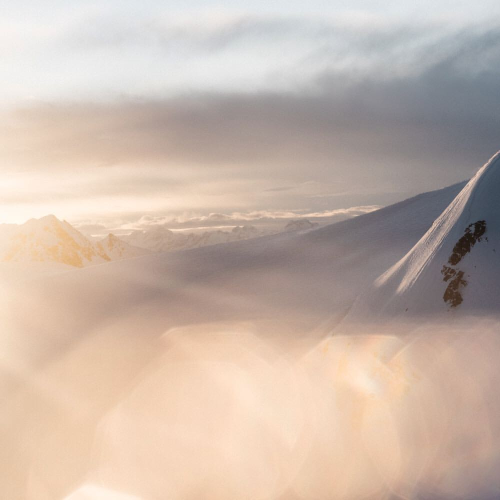
#> input picture images/sub_100_calm/2016-01-05_01-21-47_UTC.jpg, 1000 x 1000 px (shown at 1/2 size); its folder holds only this picture in this run
$ python -i helpersCV.py   (imports and definitions only)
#> lines starting #> are read from the running program, lines starting #| are printed output that depends on the picture
#> further down, picture is the input picture: shape (1000, 1000, 3); mean B, G, R 170.7, 182.8, 200.9
import cv2 as cv
import numpy as np
import matplotlib.pyplot as plt
from sklearn.cluster import MiniBatchKMeans
from glob import glob
import os
# Emotion dictionary
ed = {'happy' : 0, 'sad' : 1, 'fear' : 2, 'calm' : 3}
###             Loading and displaying functions

def load_images(path):
    return [cv.resize(cv.cvtColor(cv.imread(file), cv.COLOR_BGR2RGB),(200,200)) for file in glob("{0}/*.jpg".format(path))]

# return a random img from a set of images
def get_random_image(set_of_images):
    return set_of_images[np.random.randint(1, len(set_of_images))]

# Display image source, target and transfer with titles t1, t2, t3
# [56 lines left out: functions display_images, extract_palette, get_mean_and_std, color_transfer, not called in this run]


#Change the opacity of the img by the value (between 0 and 1 )
def change_opacity(img, value):
    return cv.addWeighted(img, value, img, 0, 0)


###              Contrast, colorfulness and brightness related functions


#Takes a RGB image and return its average contrast
# [83 lines left out: functions extract_contrast, adjust_contrast, extract_colorfulness, adjust_colorfulness, extract_luminance, adjust_luminance and 1 more, not called in this run]

def equalize_hsv(image):
    H, S, V = cv.split(cv.cvtColor(image, cv.COLOR_BGR2HSV))
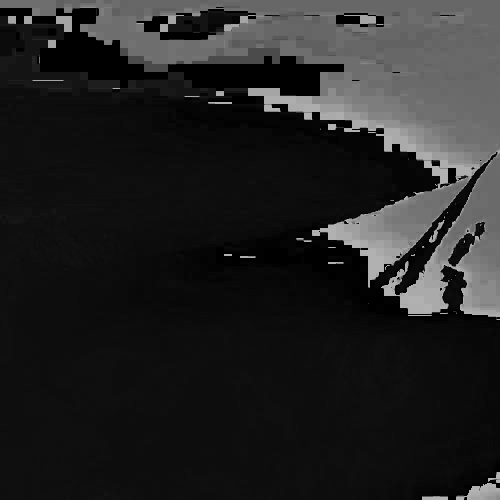
#> H: shape (1000, 1000) (shown at 1/2 size); min 0, max 179, mean 35.6
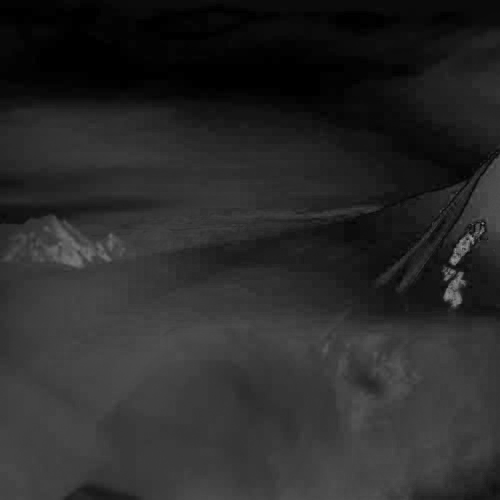
#> S: shape (1000, 1000) (shown at 1/2 size); min 0, max 194, mean 41.2
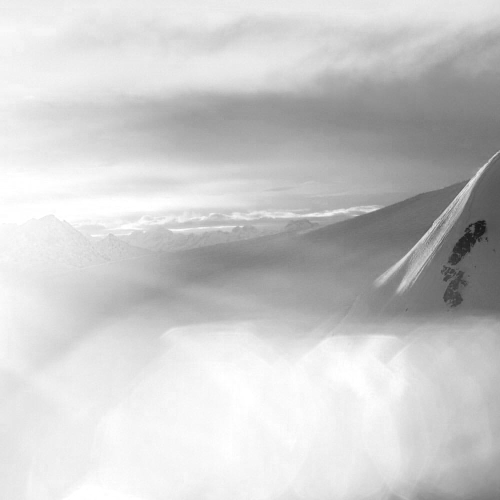
#> V: shape (1000, 1000) (shown at 1/2 size); min 14, max 255, mean 202.6
    eq_V = cv.equalizeHist(V)
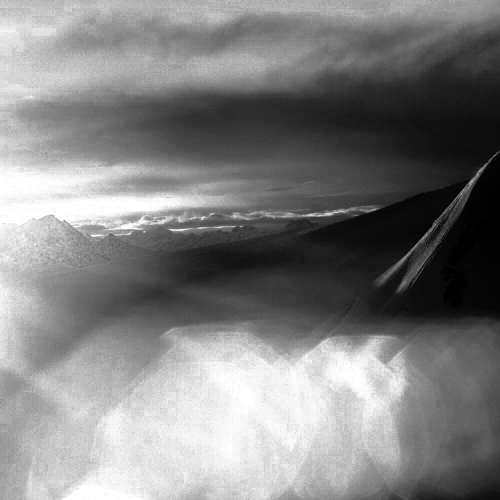
#> eq_V: shape (1000, 1000) (shown at 1/2 size); min 0, max 255, mean 128.7
    eq_image = cv.merge([H, S, eq_V])
#> eq_image: shape (1000, 1000, 3); mean H, S, V 35.6, 41.2, 128.7
    return cv.cvtColor(eq_image, cv.COLOR_HSV2BGR)
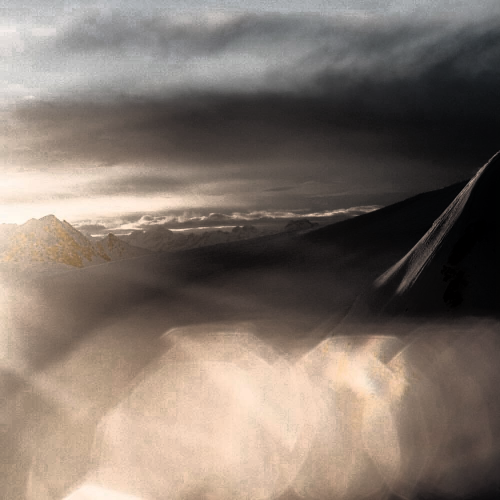
#> returned value: shape (1000, 1000, 3) (shown at 1/2 size); mean B, G, R 106.2, 115.6, 128.1


# From a list of images, extract a final palette of num_of_colors colors, a avg contrast, colorfulness and luminance
# [31 lines left out: functions extract_features, color_transfer_with_weights, not called in this run]

def mix_images(img1, img2, img3, w1, w2, w3):
        return change_opacity(img1, w1) + change_opacity(img2, w2) + change_opacity(img3, w3)

# [39 lines left out: function pipeline, not called in this run]

>>> import cv2
>>> picture = cv2.imread('images/sub_100_calm/2016-01-05_01-21-47_UTC.jpg')
>>> result = equalize_hsv(picture)

$ run again, on images/sub_100_calm/2016-01-25_19-05-13_UTC.jpg
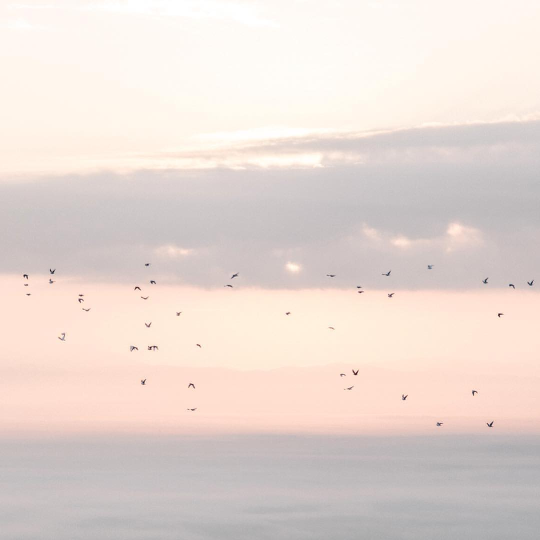
#> input picture images/sub_100_calm/2016-01-25_19-05-13_UTC.jpg, 1080 x 1080 px (shown at 1/2 size)
#> picture is the input picture: shape (1080, 1080, 3); mean B, G, R 210.6, 216.9, 230
#> in equalize_hsv, `H, S, V = cv.split(cv.cvtColor(image, cv.COLOR_BGR2HSV))`:
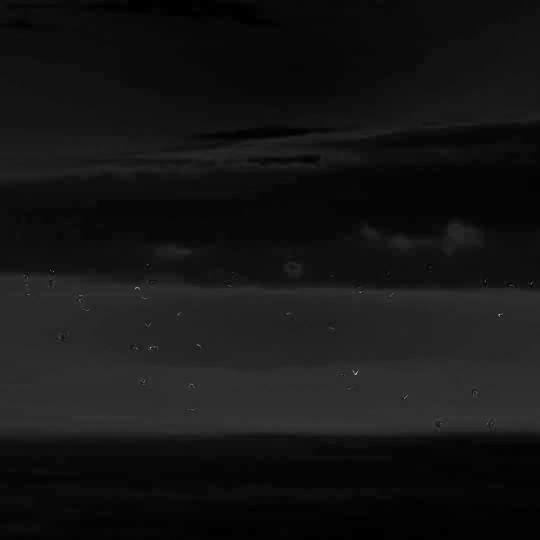
#> S: shape (1080, 1080) (shown at 1/2 size); min 0, max 255, mean 20.7
#> eq_image: shape (1080, 1080, 3); mean H, S, V 41.3, 20.7, 142.1
#> in equalize_hsv, `return cv.cvtColor(eq_image, cv.COLOR_HSV2BGR)`:
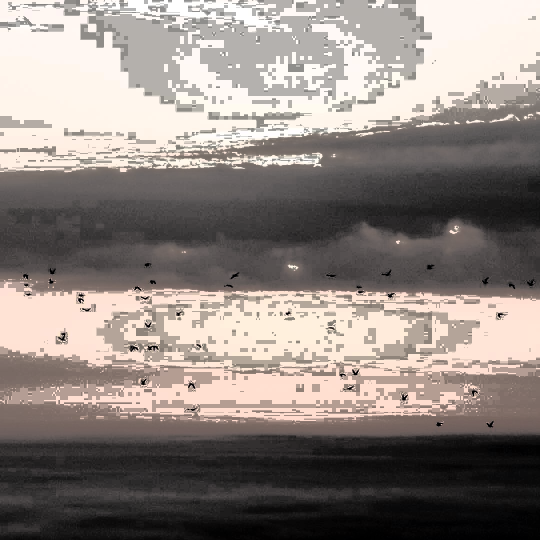
#> returned value: shape (1080, 1080, 3) (shown at 1/2 size); mean B, G, R 127.8, 132.9, 142.1

$ run again, on images/sub_100_calm/2016-05-03_13-10-41_UTC.jpg
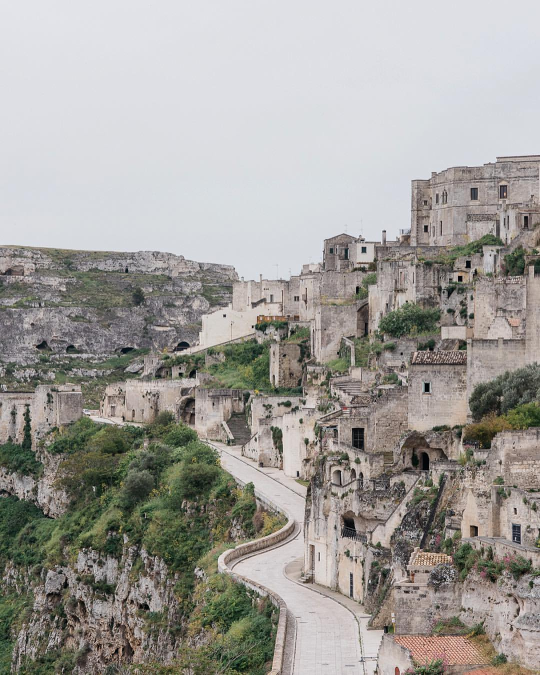
#> input picture images/sub_100_calm/2016-05-03_13-10-41_UTC.jpg, 1080 x 1349 px (shown at 1/2 size)
#> picture is the input picture: shape (1349, 1080, 3); mean B, G, R 153.4, 157.9, 160.4
#> in equalize_hsv, `H, S, V = cv.split(cv.cvtColor(image, cv.COLOR_BGR2HSV))`:
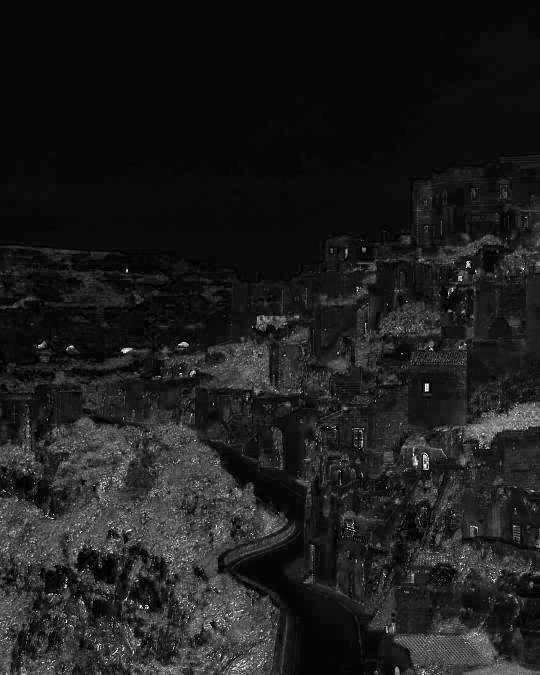
#> S: shape (1349, 1080) (shown at 1/2 size); min 0, max 255, mean 29
#> eq_image: shape (1349, 1080, 3); mean H, S, V 62.4, 29, 129.5
#> in equalize_hsv, `return cv.cvtColor(eq_image, cv.COLOR_HSV2BGR)`:
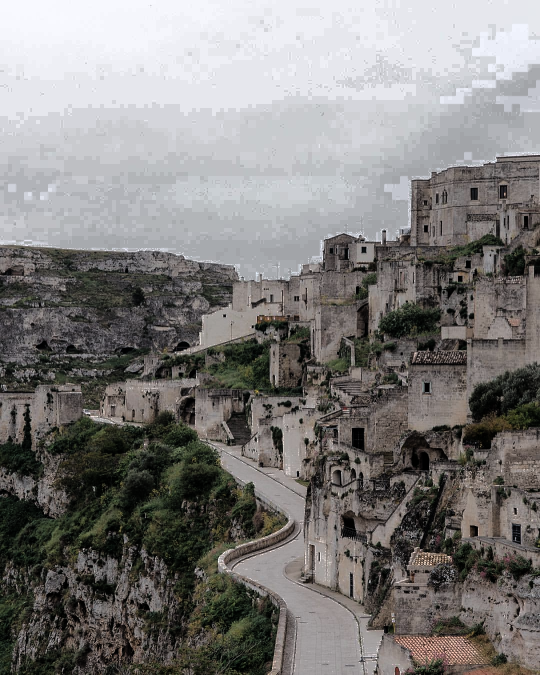
#> returned value: shape (1349, 1080, 3) (shown at 1/2 size); mean B, G, R 122.9, 124.4, 126.4

$ run again, on images/sub_100_calm/2016-06-25_19-34-59_UTC.jpg
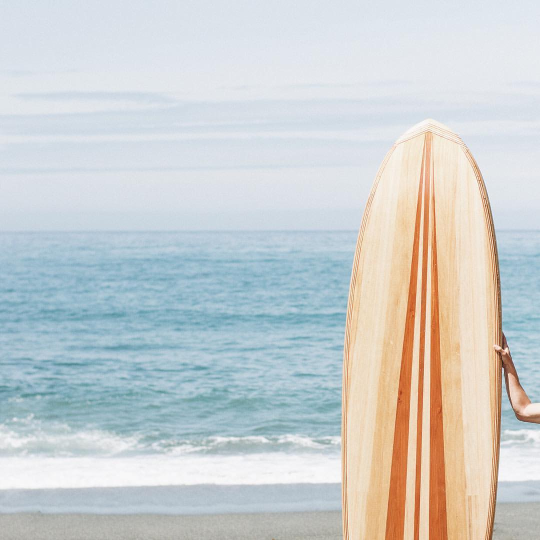
#> input picture images/sub_100_calm/2016-06-25_19-34-59_UTC.jpg, 1080 x 1080 px (shown at 1/2 size)
#> picture is the input picture: shape (1080, 1080, 3); mean B, G, R 207, 207, 203.1
#> in equalize_hsv, `H, S, V = cv.split(cv.cvtColor(image, cv.COLOR_BGR2HSV))`:
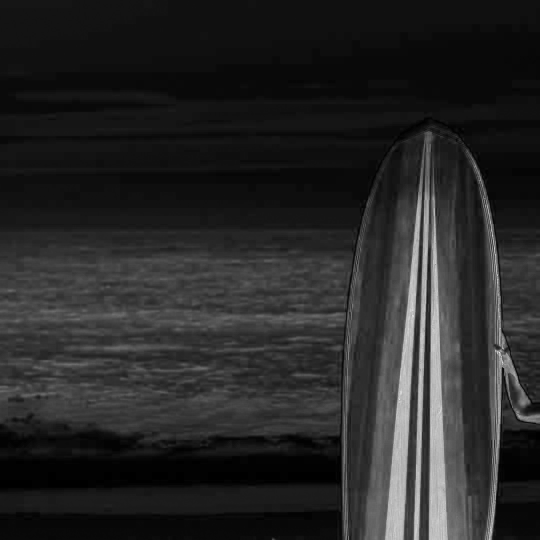
#> S: shape (1080, 1080) (shown at 1/2 size); min 0, max 255, mean 38.7
#> eq_image: shape (1080, 1080, 3); mean H, S, V 82.5, 38.7, 130.7
#> in equalize_hsv, `return cv.cvtColor(eq_image, cv.COLOR_HSV2BGR)`:
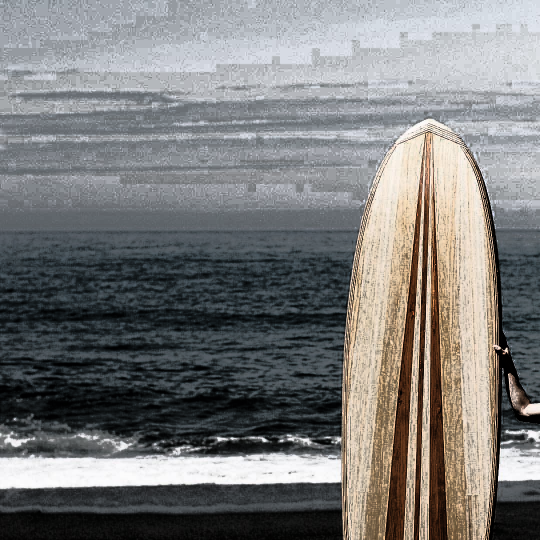
#> returned value: shape (1080, 1080, 3) (shown at 1/2 size); mean B, G, R 122, 122.8, 123.1
